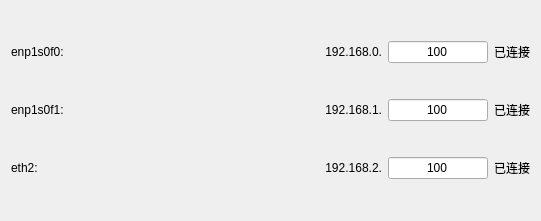
    <widget class="QWidget" name="gridLayoutWidget_3">
     <property name="geometry">
      <rect>
       <x>69</x>
       <y>240</y>
       <width>541</width>
       <height>221</height>
      </rect>
     </property>
     <layout class="QGridLayout" name="gridLayout_3">
      <item row="2" column="2">
       <widget class="QLineEdit" name="lineEdit_ip3">
        <property name="sizePolicy">
         <sizepolicy hsizetype="Fixed" vsizetype="Fixed">
          <horstretch>0</horstretch>
          <verstretch>0</verstretch>
         </sizepolicy>
        </property>
        <property name="maximumSize">
         <size>
          <width>100</width>
          <height>16777215</height>
         </size>
        </property>
        <property name="styleSheet">
         <string notr="true">font: 20pt &quot;Ubuntu&quot;;</string>
        </property>
        <property name="inputMethodHints">
         <set>Qt::ImhDigitsOnly</set>
        </property>
        <property name="text">
         <string>100</string>
        </property>
        <property name="maxLength">
         <number>3</number>
        </property>
        <property name="alignment">
         <set>Qt::AlignCenter</set>
        </property>
       </widget>
      </item>
      <item row="1" column="1">
       <widget class="QLabel" name="label_61">
        <property name="styleSheet">
         <string notr="true">font: 20pt &quot;Ubuntu&quot;;</string>
        </property>
        <property name="text">
         <string>192.168.1.</string>
        </property>
        <property name="alignment">
         <set>Qt::AlignRight|Qt::AlignTrailing|Qt::AlignVCenter</set>
        </property>
       </widget>
      </item>
      <item row="1" column="2">
       <widget class="QLineEdit" name="lineEdit_ip2">
        <property name="sizePolicy">
         <sizepolicy hsizetype="Fixed" vsizetype="Fixed">
          <horstretch>0</horstretch>
          <verstretch>0</verstretch>
         </sizepolicy>
        </property>
        <property name="maximumSize">
         <size>
          <width>100</width>
          <height>16777215</height>
         </size>
        </property>
        <property name="styleSheet">
         <string notr="true">font: 20pt &quot;Ubuntu&quot;;</string>
        </property>
        <property name="inputMethodHints">
         <set>Qt::ImhDigitsOnly</set>
        </property>
        <property name="text">
         <string>100</string>
        </property>
        <property name="maxLength">
         <number>3</number>
        </property>
        <property name="alignment">
         <set>Qt::AlignCenter</set>
        </property>
       </widget>
      </item>
      <item row="0" column="2">
       <widget class="QLineEdit" name="lineEdit_ip1">
        <property name="sizePolicy">
         <sizepolicy hsizetype="Fixed" vsizetype="Fixed">
          <horstretch>0</horstretch>
          <verstretch>0</verstretch>
         </sizepolicy>
        </property>
        <property name="maximumSize">
         <size>
          <width>100</width>
          <height>16777215</height>
         </size>
        </property>
        <property name="styleSheet">
         <string notr="true">font: 20pt &quot;Ubuntu&quot;;</string>
        </property>
        <property name="inputMethodHints">
         <set>Qt::ImhDigitsOnly</set>
        </property>
        <property name="text">
         <string>100</string>
        </property>
        <property name="maxLength">
         <number>3</number>
        </property>
        <property name="alignment">
         <set>Qt::AlignCenter</set>
        </property>
       </widget>
      </item>
      <item row="2" column="1">
       <widget class="QLabel" name="label_62">
        <property name="styleSheet">
         <string notr="true">font: 20pt &quot;Ubuntu&quot;;</string>
        </property>
        <property name="text">
         <string>192.168.2.</string>
        </property>
        <property name="alignment">
         <set>Qt::AlignRight|Qt::AlignTrailing|Qt::AlignVCenter</set>
        </property>
       </widget>
      </item>
      <item row="0" column="1">
       <widget class="QLabel" name="label_60">
        <property name="styleSheet">
         <string notr="true">font: 20pt &quot;Ubuntu&quot;;</string>
        </property>
        <property name="text">
         <string>192.168.0.</string>
        </property>
        <property name="alignment">
         <set>Qt::AlignRight|Qt::AlignTrailing|Qt::AlignVCenter</set>
        </property>
       </widget>
      </item>
      <item row="0" column="0">
       <widget class="QLabel" name="label_16">
        <property name="styleSheet">
         <string notr="true">font: 20pt &quot;Ubuntu&quot;;</string>
        </property>
        <property name="text">
         <string>enp1s0f0:</string>
        </property>
       </widget>
      </item>
      <item row="1" column="0">
       <widget class="QLabel" name="label_58">
        <property name="styleSheet">
         <string notr="true">font: 20pt &quot;Ubuntu&quot;;</string>
        </property>
        <property name="text">
         <string>enp1s0f1:</string>
        </property>
       </widget>
      </item>
      <item row="2" column="0">
       <widget class="QLabel" name="label_59">
        <property name="styleSheet">
         <string notr="true">font: 20pt &quot;Ubuntu&quot;;</string>
        </property>
        <property name="text">
         <string>eth2:</string>
        </property>
       </widget>
      </item>
      <item row="0" column="3">
       <widget class="QLabel" name="label_Net_Stat1">
        <property name="sizePolicy">
         <sizepolicy hsizetype="Fixed" vsizetype="Preferred">
          <horstretch>0</horstretch>
          <verstretch>0</verstretch>
         </sizepolicy>
        </property>
        <property name="styleSheet">
         <string notr="true">font: 20pt &quot;Ubuntu&quot;;</string>
        </property>
        <property name="text">
         <string>已连接</string>
        </property>
       </widget>
      </item>
      <item row="1" column="3">
       <widget class="QLabel" name="label_Net_Stat2">
        <property name="sizePolicy">
         <sizepolicy hsizetype="Fixed" vsizetype="Preferred">
          <horstretch>0</horstretch>
          <verstretch>0</verstretch>
         </sizepolicy>
        </property>
        <property name="styleSheet">
         <string notr="true">font: 20pt &quot;Ubuntu&quot;;</string>
        </property>
        <property name="text">
         <string>已连接</string>
        </property>
       </widget>
      </item>
      <item row="2" column="3">
       <widget class="QLabel" name="label_Net_Stat3">
        <property name="sizePolicy">
         <sizepolicy hsizetype="Fixed" vsizetype="Preferred">
          <horstretch>0</horstretch>
          <verstretch>0</verstretch>
         </sizepolicy>
        </property>
        <property name="styleSheet">
         <string notr="true">font: 20pt &quot;Ubuntu&quot;;</string>
        </property>
        <property name="text">
         <string>已连接</string>
        </property>
       </widget>
      </item>
     </layout>
    </widget>
